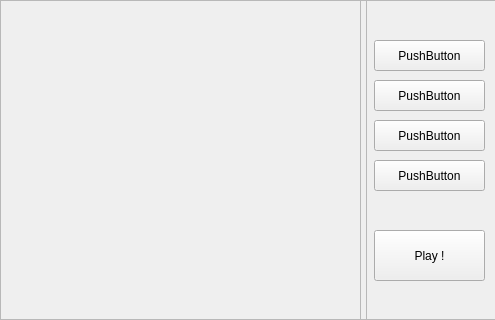
<?xml version="1.0" encoding="UTF-8"?>
<ui version="4.0">
 <class>MainWindow</class>
 <widget class="QMainWindow" name="MainWindow">
  <property name="geometry">
   <rect>
    <x>0</x>
    <y>0</y>
    <width>495</width>
    <height>320</height>
   </rect>
  </property>
  <property name="minimumSize">
   <size>
    <width>495</width>
    <height>320</height>
   </size>
  </property>
  <property name="maximumSize">
   <size>
    <width>495</width>
    <height>320</height>
   </size>
  </property>
  <property name="windowTitle">
   <string>MainWindow</string>
  </property>
  <property name="styleSheet">
   <string notr="true"/>
  </property>
  <widget class="QWidget" name="centralWidget">
   <property name="styleSheet">
    <string notr="true"/>
   </property>
   <widget class="QFrame" name="bg_l">
    <property name="geometry">
     <rect>
      <x>0</x>
      <y>0</y>
      <width>367</width>
      <height>320</height>
     </rect>
    </property>
    <property name="styleSheet">
     <string notr="true">background-image: url(:/bg_l.jpg);</string>
    </property>
    <property name="frameShape">
     <enum>QFrame::StyledPanel</enum>
    </property>
    <property name="frameShadow">
     <enum>QFrame::Raised</enum>
    </property>
   </widget>
   <widget class="QFrame" name="bg_r">
    <property name="geometry">
     <rect>
      <x>360</x>
      <y>0</y>
      <width>141</width>
      <height>320</height>
     </rect>
    </property>
    <property name="styleSheet">
     <string notr="true">background-image: url(:/bg_r.jpg);</string>
    </property>
    <property name="frameShape">
     <enum>QFrame::StyledPanel</enum>
    </property>
    <property name="frameShadow">
     <enum>QFrame::Raised</enum>
    </property>
   </widget>
   <widget class="QPushButton" name="pushButton">
    <property name="geometry">
     <rect>
      <x>374</x>
      <y>40</y>
      <width>111</width>
      <height>31</height>
     </rect>
    </property>
    <property name="text">
     <string>PushButton</string>
    </property>
   </widget>
   <widget class="QPushButton" name="pushButton_2">
    <property name="geometry">
     <rect>
      <x>374</x>
      <y>80</y>
      <width>111</width>
      <height>31</height>
     </rect>
    </property>
    <property name="text">
     <string>PushButton</string>
    </property>
   </widget>
   <widget class="QPushButton" name="pushButton_3">
    <property name="geometry">
     <rect>
      <x>374</x>
      <y>120</y>
      <width>111</width>
      <height>31</height>
     </rect>
    </property>
    <property name="text">
     <string>PushButton</string>
    </property>
   </widget>
   <widget class="QPushButton" name="pushButton_4">
    <property name="geometry">
     <rect>
      <x>374</x>
      <y>160</y>
      <width>111</width>
      <height>31</height>
     </rect>
    </property>
    <property name="text">
     <string>PushButton</string>
    </property>
   </widget>
   <widget class="QPushButton" name="pushButton_6">
    <property name="geometry">
     <rect>
      <x>374</x>
      <y>230</y>
      <width>111</width>
      <height>51</height>
     </rect>
    </property>
    <property name="text">
     <string>Play !</string>
    </property>
    <property name="checkable">
     <bool>false</bool>
    </property>
   </widget>
  </widget>
 </widget>
 <layoutdefault spacing="6" margin="11"/>
 <resources/>
 <connections/>
</ui>
